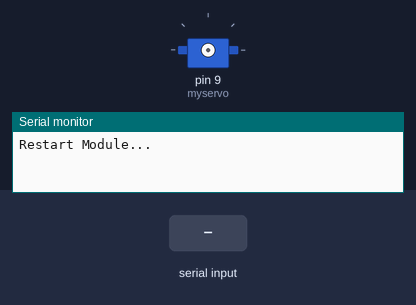
The sketch below on a simulated Arduino Uno, built with avr-gcc and run on an emulated ATmega328P. Parts: servo, the last lines printed to the serial monitor. The test bench sets the inputs (shaded band). The modem accepts every AT command (registered, SIM ready, sends succeed) and sends nothing else.

Above: at 0.8 s.
0.9 s: "1" received over the second serial link
At 29.15 s:
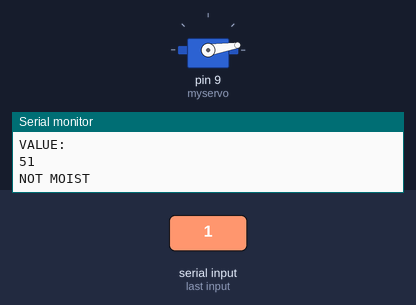
At 29.76 s:
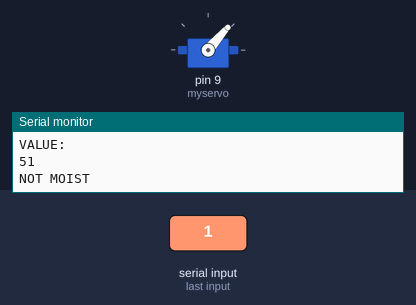
Timing chart, 0 to 30.8 s (numbered marks = the images above; inputs shaded):
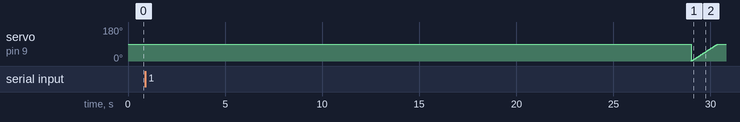

The sketch:

SmartFarm.ino
```cpp
#include <SoftwareSerial.h>
#include <Servo.h>
#include <stdlib.h>
#define DEBUG true

//soil moisture sensor
int SENSE= 0; // Soil Sensor input at Analog PIN A0
int value= 0;
String apiKey = "7JJJ2SL0384EN9PB"; // Ubah dengan API Key ente bro!
SoftwareSerial ser(10,11); // RX, TX
int moist = 0;
int prevmoist = 1;

//servo
Servo myservo;
int pos;

void setup() {
  Serial.begin(115200);
  ser.begin(115200);
  connectWifi();
  myservo.attach(9);
  Serial.println("SOIL MOISTURE SENSOR");
  Serial.println("-----------------------------");
}

void loop() {
   value= analogRead(SENSE);
   value= value/10;
   Serial.println("VALUE: ");
   Serial.println(value);
   if(value<50)
   {
      moist = 1;
      Serial.println ("MOIST");
      if (prevmoist == 0) {
         tutup();
      }
   }
   else
   {
      moist = 0;
      Serial.println ("NOT MOIST");
      if (prevmoist == 1) {
        buka();
      }
   }
  char buf[16];
  String strM = dtostrf(moist, 1, 1, buf);
  sendData(strM);
  prevmoist = moist;
  delay(5000);
    if (Serial.available() > 0)
      {
        char ch = ser.read();
        ser.print(ch);
      }
      if (ser.available() > 0)
      {
        char ch = ser.read();
        Serial.print(ch);
      }
      delay(1000); //gaboleh diilangin!
}

//-------------------------------------------------------------------------------------------------

  void connectWifi()
  {
    //Set-wifi
  Serial.print("Restart Module...\n");
  sendCommand("AT+RST\r\n",2000,DEBUG); // reset module
  delay(5000);
  Serial.print("Set wifi mode : STA...\n");
  sendCommand("AT+CWMODE=1\r\n",1000,DEBUG); // configure as access point
  delay(5000);
  Serial.print("Connect to access point...\n");
  sendCommand("AT+CWJAP=\"Alicia\",\"cfjr6533\"\r\n",3000,DEBUG);
  delay(5000);
  Serial.print("Check IP Address...\n");
  sendCommand("AT+CIFSR\r\n",1000,DEBUG); // get ip address
  delay(5000);
   // sendCommand("AT+CIPMUX=1\r\n",1000,DEBUG); // configure for multiple connections
   // sendCommand("AT+CIPSERVER=1,80\r\n",1000,DEBUG); // turn on server on port 80

  /*  String cmd = "AT+CIPSTART=\"TCP\",\"";

    cmd += HOST;
    cmd += "\",80\r\n";
     sendCommand(cmd,1000,DEBUG);*/
     delay(2000);
  }

//-------------------------------------------------------------------------------------------------

  String sendCommand(String command, const int timeout, boolean debug)
  {
      String response = "";

      ser.print(command); // send the read character to the esp8266

      long int time = millis();

      while( (time+timeout) > millis())
      {
        while(ser.available())
        {

          // The esp has data so display its output to the serial window
          char c = ser.read(); // read the next character.
          response+=c;
        }
      }

      if(debug)
      {
        Serial.print(response);
      }

      return response;
  }

//-------------------------------------------------------------------------------------------------

    void sendData(String data)
    {
    //if (Serial1.find("CLOSE") )
    {
    String cmd = "AT+CIPSTART=\"TCP\",\"";

    cmd += "184.106.153.149";
    cmd += "\",80\r\n";
     sendCommand(cmd,1000,DEBUG);
     delay(2000);
    }

    String cmd2 = "GET /update?api_key="; // Link ke alamat server
    cmd2 += apiKey;
    cmd2 +="&field1=";
    cmd2 += data;
    cmd2 += "\r\n\r\n\r\n";
    String pjg="AT+CIPSEND=";
    pjg += cmd2.length();
    pjg += "\r\n";

    sendCommand(pjg,1000,DEBUG);
    delay(500);
    sendCommand(cmd2,1000,DEBUG);
    delay(5000);
    }
//-------------------------------------------------------------------------------------------------
void buka() {
   for (pos = 0; pos <90; pos+= 1) {
     myservo.write(pos);
     delay(15);
   }
}

//-------------------------------------------------------------------------------------------------
void tutup() {
   for (pos = 90; pos >=1; pos-= 1) {
     myservo.write(pos);
     delay(15);
   }
}
```
